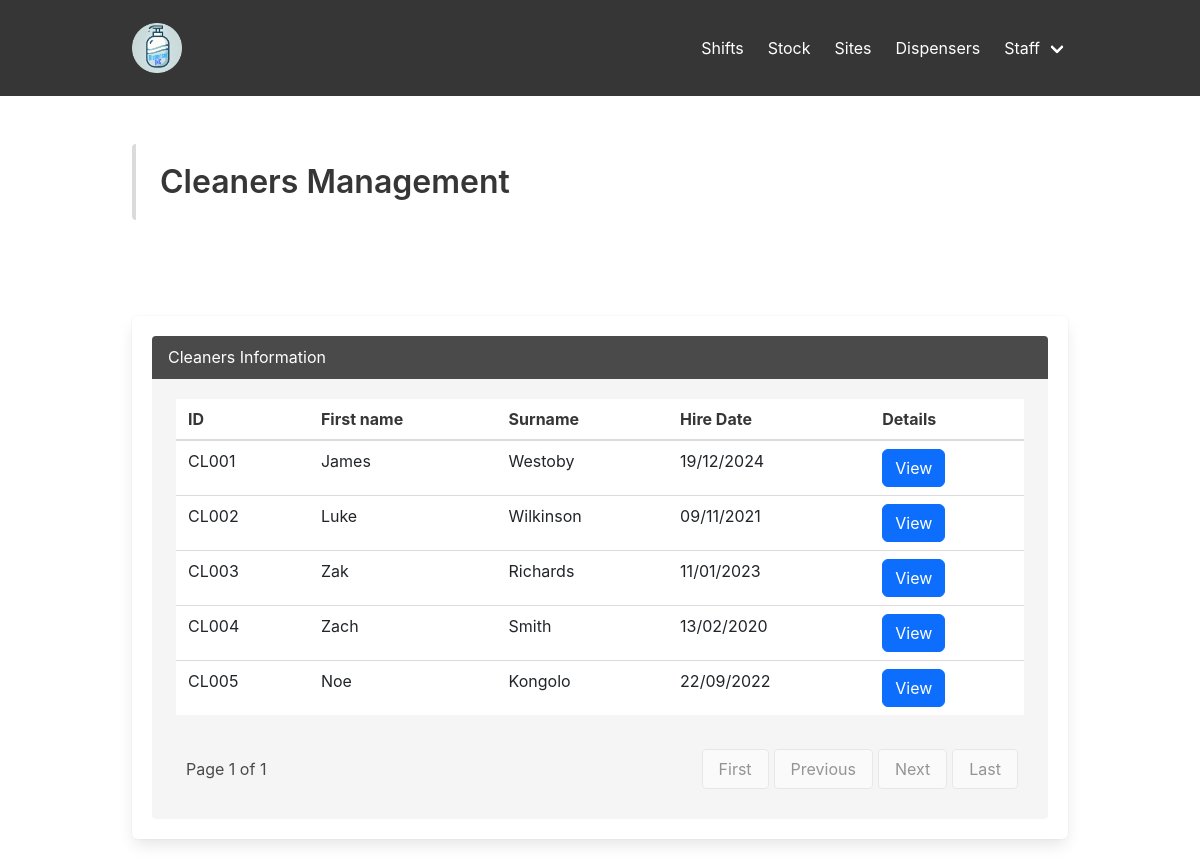
Page /cleaners/ on the committed database.
### dispenser/views.py (the view)
# urls.py: path('cleaners/', cleaners, name='cleaners'),
def cleaners(request):
    with connection.cursor() as cursor:
        cursor.execute("SELECT * FROM CLEANER")
        curcleaner = cursor.fetchall()
        paginator = Paginator(curcleaner, 10)
    page_number = request.GET.get('page', 1)
    try:
        page_obj = paginator.page(page_number)
    except PageNotAnInteger:
        page_obj = paginator.page(1)
    except EmptyPage:
        page_obj = paginator.page(paginator.num_pages)
    return render(request, 'dispenser/cleaners.html', {'page_obj': page_obj})

### dispenser/templates/dispenser/cleaners.html (shortened to what this page needs)
<!DOCTYPE html>
<html lang="en">
<head>
  {% load static %}
  <link rel="stylesheet" href="https://cdn.jsdelivr.net/npm/bootstrap@5.3.0/dist/css/bootstrap.min.css">
  <link rel="stylesheet" href="https://cdnjs.cloudflare.com/ajax/libs/bulma/0.9.4/css/bulma.min.css">
  <link rel="stylesheet" href="{% static 'css/navbar.css' %}">
  <link rel="stylesheet" href="{% static 'css/modalstyles.css' %}">
</head>
<body>
  <nav class="navbar is-dark" role="navigation" aria-label="main navigation">
   <div class="container">
       <div class="navbar-brand">
           <a class="navbar-item" href="{% url 'home' %}">
               <img src="{% static 'images/DispenserInc.png' %}" alt="Logo" style="max-height: 50px;">
           </a>
       </div>
       <div id="navbarMenu" class="navbar-menu">
           <div class="navbar-end">
               <a class="navbar-item" href="{% url 'shifts' %}">Shifts</a>
               <a class="navbar-item" href="{% url 'restock' %}">Stock</a>
               <a class="navbar-item" href="{% url 'sites' %}">Sites</a>
               <a class="navbar-item" href="{% url 'dispenser_resolved' %}">Dispensers</a>
               <div class="navbar-item has-dropdown is-hoverable">
                   <a class="navbar-link">Staff</a>
               </div>
           </div>
       </div>
   </div>
</nav>
  <section class="section">
    <div class="container">
      <div class="message-body">
        <h1 class="title">Cleaners Management</h1>
      </div>
    </div>
  </section>
   <section class="section">
      <div class="container">
         <div class="box">
               <article class="message">
                  <div class="message-header">
                     <h3>Cleaners Information</h3>
                  </div>
                  <div class="message-body">
                     <table class="table is-striped is-fullwidth is-compact is-responsive">
                           <thead>
                              <tr>
                                 <th>ID</th>
                                 <th>First name</th>
                                 <th>Surname</th>
                                 <th>Hire Date</th>
                                 <th>Details</th>
                              </tr>
                           </thead>
                           <tbody>
                              {% for CLEANERS in page_obj %}
                              <tr>
                                 <td>{{ CLEANERS.0 }}</td>
                                 <td>{{ CLEANERS.1 }}</td>
                                 <td>{{ CLEANERS.2 }}</td>
                                 <td>{{ CLEANERS.8|date:"d/m/Y" }}</td>
                                 <td>
                                    <button class="btn btn-small btn-primary view-cleaner-btn" data-cleaner="{{ CLEANERS.0 }}">
                                          View
                                    </button>
                                 </td>
                              </tr>
                              {% empty %}
                              <tr>
                                 <td colspan="5">No data available</td>
                              </tr>
                              {% endfor %}
                           </tbody>
                     </table>
                     <div class="pagination-container" style="display: flex; justify-content: space-between; align-items: center; background-color: #f5f5f5; padding: 10px; border-radius: 8px;">
                        <span> Page {{ page_obj.number }} of {{ page_obj.paginator.num_pages }} </span>
                        <nav class="pagination" role="navigation" aria-label="pagination" style="display: flex; gap: 5px;">
                              {% if page_obj.has_previous %}
                                 <a class="button is-info has-text-white" href="?page=1">First</a>
                                 <a class="button is-primary has-text-white" href="?page={{ page_obj.previous_page_number }}">Previous</a>
                              {% else %}
                                 <a class="button" disabled>First</a>
                                 <a class="button" disabled>Previous</a>
                              {% endif %}
                              {% if page_obj.has_next %}
                                 <a class="button is-primary has-text-white" href="?page={{ page_obj.next_page_number }}">Next</a>
                                 <a class="button is-info has-text-white" href="?page={{ page_obj.paginator.num_pages }}">Last</a>
                              {% else %}
                                 <a class="button" disabled>Next</a>
                                 <a class="button" disabled>Last</a>
                              {% endif %}
                        </nav>
                     </div>
                  </div>
               </article>
         </div>
      </div>
   </section>
</body>
</html>

### soap_project/static/css/navbar.css (style rules this page uses)
.navbar { display: flex; justify-content: space-between; align-items: center; padding: 10px 20px; background-color: #333; }

### rows in the picture
CLEANER: Cleaner_ID "CL001", Firstname "James", Surname "Westoby", Hire_Date "19/12/2024"
CLEANER: Cleaner_ID "CL002", Firstname "Luke", Surname "Wilkinson", Hire_Date "09/11/2021"
CLEANER: Cleaner_ID "CL003", Firstname "Zak", Surname "Richards", Hire_Date "11/01/2023"
CLEANER: Cleaner_ID "CL004", Firstname "Zach", Surname "Smith", Hire_Date "13/02/2020"
CLEANER: Cleaner_ID "CL005", Firstname "Noe", Surname "Kongolo", Hire_Date "22/09/2022"

### other values in the picture
{{ page_obj.number }} "1"
{{ page_obj.paginator.num_pages }} "1"
